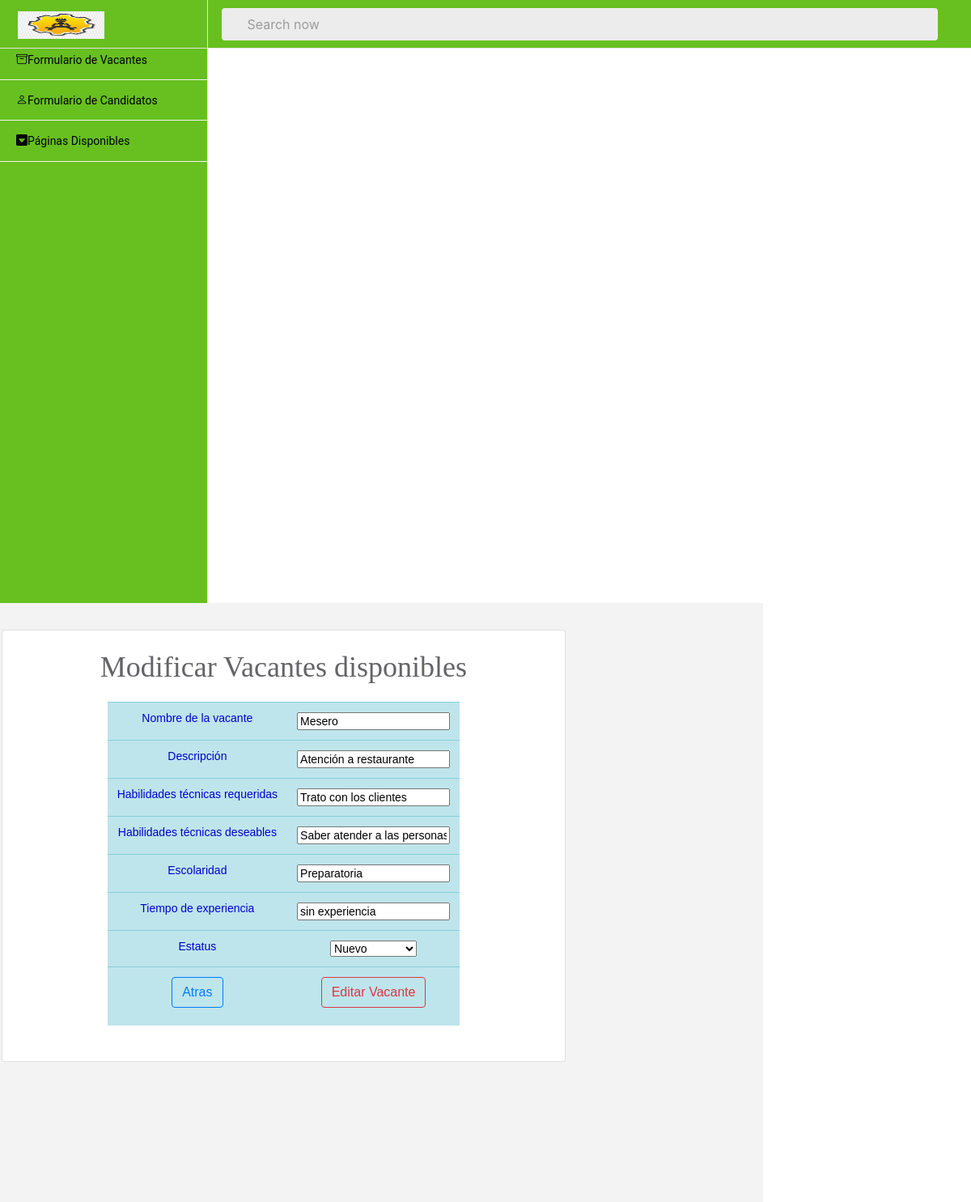
The app's page /Vacantes/ActualizarVacante.php?id=5 with its own data.
### tables this page shows
CREATE TABLE "vacante" (
	"id"	INTEGER,
	"nombrevac"	TEXT,
	"descripcion" TEXT,
	"habtecreq"	TEXT,
	"habtecdes"	TEXT,
	"escolaridad" TEXT,
	"experiencia" TEXT,
	"estatus" TEXT,
	PRIMARY KEY("id" AUTOINCREMENT)
);

### Vacantes/ActualizarVacante.php (the view, shortened to what this page needs)
<?php
include '../conn.php';
$id = $_GET['id'];
$query = "SELECT id, * FROM vacante WHERE id=$id";
$result = $db->query($query);
$data = $result->fetchArray();
?>
<!DOCTYPE html>
<html>
<head>
    <link  rel="stylesheet" href="../css/vacante.css">
<link  rel="stylesheet" href="../css/vacante.css">
<link rel="stylesheet" href="../css/styles1.css">
<link rel="stylesheet" href="../css/materialdesignicons.min.css">
<link rel="stylesheet" href="../css/dataTables.bootstrap4.css">
<link rel="stylesheet" href="../css/principal.bundle.base.css">
<link rel="stylesheet" href="https://cdn.jsdelivr.net/npm/bootstrap-icons@1.8.2/font/bootstrap-icons.css">
<link rel="stylesheet" href="https://cdn.jsdelivr.net/npm/bootstrap@4.6.1/dist/css/bootstrap.min.css">
</head>
<body>
<div class="container-scroller">
<nav class="navbar col-lg-12 col-12 p-0 fixed-top d-flex flex-row">
        <div class="navbar-brand-wrapper d-flex justify-content-center">
    <div class="navbar-brand-inner-wrapper d-flex justify-content-between align-items-center w-100">
      <a class="navbar-brand brand-logo" href="./index.php"><img src="../images/logotipo.png" width="40px" height="40px" alt="logo"/></a>
    </div>
  </div>
  <div class="navbar-menu-wrapper d-flex align-items-center justify-content-end">
    <ul class="navbar-nav mr-lg-4 w-100">
      <li class="nav-item nav-search d-none d-lg-block w-100">
        <div class="input-group">
          <div class="input-group-prepend">
            <span class="input-group-text" id="search">
              <i class="mdi mdi-magnify"></i>
            </span>
          </div>
          <input type="text" class="form-control" placeholder="Search now" aria-label="search" aria-describedby="search">
        </div>
      </li>
    </ul>
</nav>
<nav class="sidebar sidebar-offcanvas" id="sidebar">
    <ul class="nav">
      <li class="nav-item">
        <a class="nav-link" href="index.html">
          <span class="menu-title">PROYECTO CANDIDATURA</span>
        </a>
      </li>
      <li class="nav-item">
        <a class="nav-link" href="./AgregarVacante.php">
        <i class="bi bi-archive"></i>
          <span class="menu-title">Formulario de Vacantes</span>
        </a>
      </li>
      <li class="nav-item">
        <a class="nav-link" href="../Candidato/RegistrarCandidatos.php">
        <i class="bi bi-person"></i>
          <span class="menu-title">Formulario de Candidatos</span>
        </a>
      </li>
      <li class="nav-item">
        <a class="nav-link" data-toggle="collapse" href="#auth" aria-expanded="false" aria-controls="auth">
        <i class="bi bi-caret-down-square-fill"></i>
        <span class="menu-title">Páginas Disponibles</span>
        </a>
      </li>
    </ul>
  </nav>
<div class="main-panel">
        <div class="content-wrapper">
          <div class="row">
              <div class="card">
                <div class="card-body">
                  <h4 h1 class="titulo_vac" align="center">Modificar Vacantes disponibles</h4>
    <div style=" margin: 20px 100px;">
        <table class="table">
        <form action="" method="post">
            <tr class="table-info" id="texto">
                <td>Nombre de la vacante</td>
                <td><input name="nombrevac" type="text" value="<?php echo $data['nombrevac'];?>"></td>
            </tr>
            <tr class="table-info" id="texto">
                <td>Descripción</td>
                <td><input name="descripcion" type="text" value="<?php echo $data['descripcion'];?>"></td>
            </tr>
            <tr class="table-info" id="texto">
                <td>Habilidades técnicas requeridas</td>
                <td><input name="habtecreq" type="text" value="<?php echo $data['habtecreq'];?>"></td>
            </tr>
            <tr class="table-info" id="texto">
                <td>Habilidades técnicas deseables</td>
                <td><input name="habtecdes" type="text" value="<?php echo $data['habtecdes'];?>"></td>
            </tr>
            <tr class="table-info" id="texto">
                <td>Escolaridad</td>
                <td><input name="escolaridad" type="text" value="<?php echo $data['escolaridad'];?>"></td>
            </tr>
            <tr class="table-info" id="texto">
                <td>Tiempo de experiencia</td>
                <td><input name="experiencia" type="text" value="<?php echo $data['experiencia'];?>"></td>
            </tr>
            <tr class="table-info" id="texto">
                <td>Estatus</td>
                <td>
                <select name="estatus" id="estatus" value="<?php echo $data['estatus'];?>"  type="text"">
                    <option value="Nuevo">Nuevo</option>
                    <option value="Cerrado">Cerrado</option></select></td>
            </tr>
            <tr class="table-info" id="texto">
                <td><a class="btn btn-outline-primary" href="index.php">Atras</a></td>
                <td><input class="btn btn-outline-danger" name="submit_data"  id="btnActualiza" onclick="ActualizarVacante();" type="submit" value="Editar Vacante"></td>
            </tr>
            </form>
        </table>
    </div>
                </div>
              </div>
          </div>
        </div>
</div>
</div>
</body>
</html>

### css/vacante.css (style rules this page uses)
.btn { margin-bottom:10px; }
.titulo_vac { font-family: new times roman; font-size: 36px; align-items:center; color:rgb(100, 100, 104); }
#texto { font-family:sans-serif; color:mediumblue; font: size 10px; text-align: center; }
body { background-color: rgb(4, 49, 45); }
table td { vertical-align:top; position: relative; }

### records on screen
vacante: nombrevac "Mesero", descripcion "Atención a restaurante", habtecreq "Trato con los clientes", habtecdes "Saber atender a las personas", escolaridad "Preparatoria", experiencia "sin experiencia", estatus "Nuevo"
